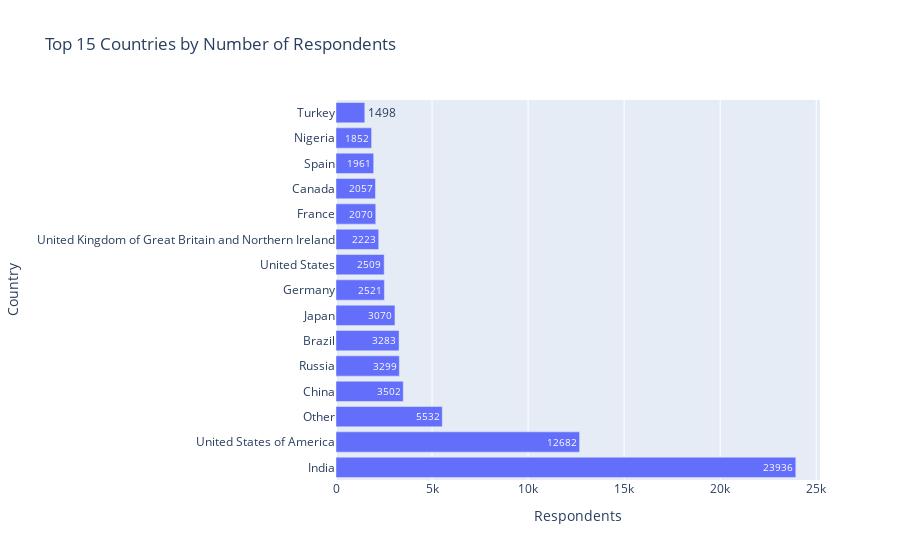
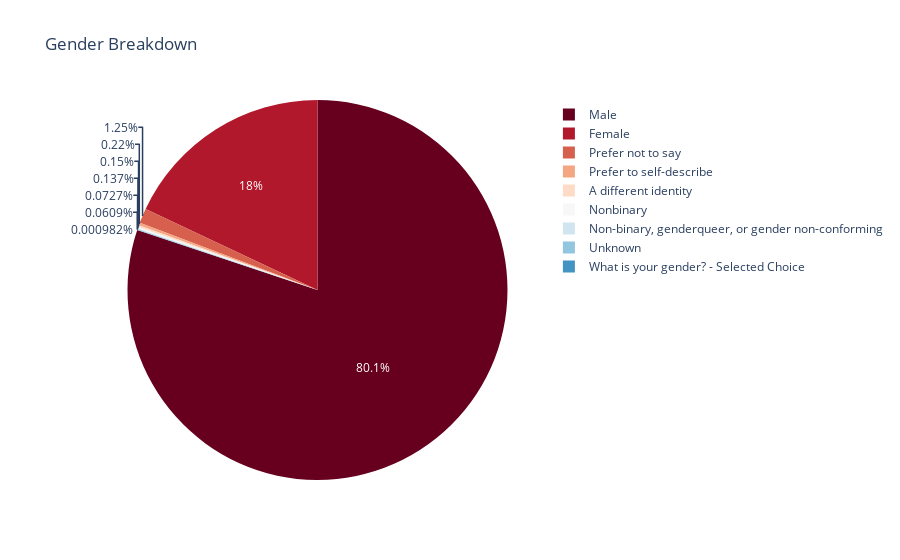

Write notebook code for charts like these, in order.
### Code cell
if'country' in df.columns:
    country_counts = df['country'].value_counts().head(15).reset_index()
    country_counts.columns = ['Country', 'Respondents']
    fig = px.bar(country_counts, x='Respondents', y='Country', orientation='h',
                 title='Top 15 Countries by Number of Respondents', text='Respondents', color_continuous_scale='Managua')
    fig.show()

if 'gender_norm' in df.columns:
    fig = px.pie(df, names='gender_norm', title='Gender Breakdown', color_discrete_sequence=px.colors.sequential.RdBu)
    fig.show()

### Figure 1 — Plotly figure (JSON) as saved in the notebook; plotly's stock layout.template omitted (floating-point values rounded to 4 significant figures)
{"data": [{"hovertemplate": "Respondents=%{text}<br>Country=%{y}<extra></extra>", "legendgroup": "", "marker": {"color": "#636efa", "pattern": {"shape": ""}}, "name": "", "orientation": "h", "showlegend": false, "text": [23940.0, 12680.0, 5532.0, 3502.0, 3299.0, 3283.0, 3070.0, 2521.0, 2509.0, 2223.0, 2070.0, 2057.0, 1961.0, 1852.0, 1498.0], "textposition": "auto", "type": "bar", "x": [23936, 12682, 5532, 3502, 3299, 3283, 3070, 2521, 2509, 2223, 2070, 2057, 1961, 1852, 1498], "xaxis": "x", "y": ["India", "United States of America", "Other", "China", "Russia", "Brazil", "Japan", "Germany", "United States", "United Kingdom of Great Britain and Northern Ireland", "France", "Canada", "Spain", "Nigeria", "Turkey"], "yaxis": "y"}], "layout": {"barmode": "relative", "legend": {"tracegroupgap": 0}, "title": {"text": "Top 15 Countries by Number of Respondents"}, "xaxis": {"anchor": "y", "domain": [0, 1], "title": {"text": "Respondents"}}, "yaxis": {"anchor": "x", "domain": [0, 1], "title": {"text": "Country"}}}}

### Figure 2 — Plotly figure (JSON) as saved in the notebook; plotly's stock layout.template omitted (floating-point values rounded to 4 significant figures; data arrays with more than 128 entries replaced by an {"elided": "..."} marker saying what was removed)
{"data": [{"domain": {"x": [0, 1], "y": [0, 1]}, "hovertemplate": "gender_norm=%{label}<extra></extra>", "labels": {"elided": "101846 str values"}, "legendgroup": "", "name": "", "showlegend": true, "type": "pie"}], "layout": {"legend": {"tracegroupgap": 0}, "piecolorway": ["rgb(103,0,31)", "rgb(178,24,43)", "rgb(214,96,77)", "rgb(244,165,130)", "rgb(253,219,199)", "rgb(247,247,247)", "rgb(209,229,240)", "rgb(146,197,222)", "rgb(67,147,195)", "rgb(33,102,172)", "rgb(5,48,97)"], "title": {"text": "Gender Breakdown"}}}
